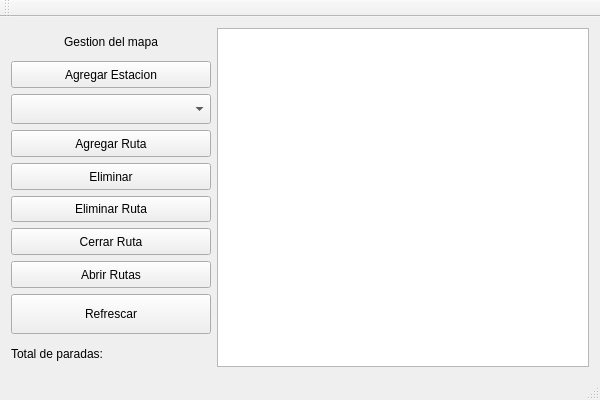
<?xml version="1.0" encoding="UTF-8"?>
<ui version="4.0">
 <class>MapViewClass</class>
 <widget class="QMainWindow" name="MapViewClass">
  <property name="geometry">
   <rect>
    <x>0</x>
    <y>0</y>
    <width>600</width>
    <height>400</height>
   </rect>
  </property>
  <property name="windowTitle">
   <string>MapView</string>
  </property>
  <widget class="QWidget" name="centralWidget">
   <layout class="QHBoxLayout" name="horizontalLayout">
    <item>
     <layout class="QVBoxLayout" name="verticalLayout">
      <property name="sizeConstraint">
       <enum>QLayout::SizeConstraint::SetDefaultConstraint</enum>
      </property>
      <item>
       <widget class="QLabel" name="lblTitle">
        <property name="sizePolicy">
         <sizepolicy hsizetype="Preferred" vsizetype="Preferred">
          <horstretch>0</horstretch>
          <verstretch>0</verstretch>
         </sizepolicy>
        </property>
        <property name="text">
         <string>Gestion del mapa</string>
        </property>
        <property name="alignment">
         <set>Qt::AlignmentFlag::AlignCenter</set>
        </property>
       </widget>
      </item>
      <item>
       <widget class="QPushButton" name="btnAddStation">
        <property name="sizePolicy">
         <sizepolicy hsizetype="Expanding" vsizetype="Fixed">
          <horstretch>0</horstretch>
          <verstretch>0</verstretch>
         </sizepolicy>
        </property>
        <property name="maximumSize">
         <size>
          <width>200</width>
          <height>40</height>
         </size>
        </property>
        <property name="text">
         <string>Agregar Estacion</string>
        </property>
       </widget>
      </item>
      <item>
       <widget class="QComboBox" name="cBoxType">
        <property name="sizePolicy">
         <sizepolicy hsizetype="Expanding" vsizetype="Expanding">
          <horstretch>0</horstretch>
          <verstretch>0</verstretch>
         </sizepolicy>
        </property>
        <property name="maximumSize">
         <size>
          <width>200</width>
          <height>30</height>
         </size>
        </property>
        <property name="placeholderText">
         <string>Elegi el tipo:</string>
        </property>
       </widget>
      </item>
      <item>
       <widget class="QPushButton" name="btnAddRoute">
        <property name="maximumSize">
         <size>
          <width>200</width>
          <height>40</height>
         </size>
        </property>
        <property name="text">
         <string>Agregar Ruta</string>
        </property>
       </widget>
      </item>
      <item>
       <widget class="QPushButton" name="btnDelete">
        <property name="maximumSize">
         <size>
          <width>200</width>
          <height>40</height>
         </size>
        </property>
        <property name="text">
         <string>Eliminar</string>
        </property>
       </widget>
      </item>
      <item>
       <widget class="QPushButton" name="btnDeleteRoute">
        <property name="minimumSize">
         <size>
          <width>0</width>
          <height>0</height>
         </size>
        </property>
        <property name="maximumSize">
         <size>
          <width>200</width>
          <height>40</height>
         </size>
        </property>
        <property name="text">
         <string>Eliminar Ruta</string>
        </property>
       </widget>
      </item>
      <item>
       <widget class="QPushButton" name="btnCloseRoute">
        <property name="maximumSize">
         <size>
          <width>200</width>
          <height>40</height>
         </size>
        </property>
        <property name="text">
         <string>Cerrar Ruta</string>
        </property>
       </widget>
      </item>
      <item>
       <widget class="QPushButton" name="btnOpenRoute">
        <property name="maximumSize">
         <size>
          <width>200</width>
          <height>40</height>
         </size>
        </property>
        <property name="text">
         <string>Abrir Rutas</string>
        </property>
       </widget>
      </item>
      <item>
       <widget class="QPushButton" name="btnRefresh">
        <property name="minimumSize">
         <size>
          <width>200</width>
          <height>40</height>
         </size>
        </property>
        <property name="maximumSize">
         <size>
          <width>200</width>
          <height>40</height>
         </size>
        </property>
        <property name="text">
         <string>Refrescar</string>
        </property>
       </widget>
      </item>
      <item>
       <widget class="QLabel" name="lblStationsCount">
        <property name="text">
         <string>Total de paradas:</string>
        </property>
       </widget>
      </item>
     </layout>
    </item>
    <item>
     <layout class="QVBoxLayout" name="verticalLayout_2">
      <item>
       <widget class="QGraphicsView" name="graphicsMap"/>
      </item>
     </layout>
    </item>
   </layout>
  </widget>
  <widget class="QMenuBar" name="menuBar">
   <property name="geometry">
    <rect>
     <x>0</x>
     <y>0</y>
     <width>600</width>
     <height>21</height>
    </rect>
   </property>
  </widget>
  <widget class="QToolBar" name="mainToolBar">
   <attribute name="toolBarArea">
    <enum>TopToolBarArea</enum>
   </attribute>
   <attribute name="toolBarBreak">
    <bool>false</bool>
   </attribute>
  </widget>
  <widget class="QStatusBar" name="statusBar"/>
 </widget>
 <layoutdefault spacing="6" margin="11"/>
 <resources/>
 <connections/>
</ui>
